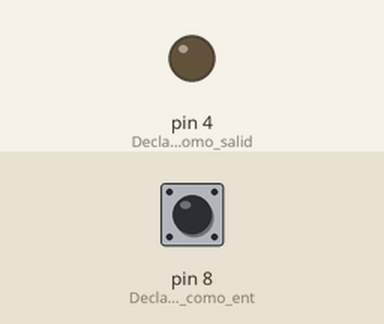
This sketch was run on a simulated Arduino Uno, built with avr-gcc and run on an emulated ATmega328P. On the bench: output pins drawn as LEDs (lit = HIGH). Inputs (shaded band) come from the test bench; at power-on: pin 8 (Declaro_el_boton_como_ent) LOW.

Above: at 1.2 s.
1.3 s: pin 8 (Declaro_el_boton_como_ent) pulled HIGH for 0.15 s
At 1.8 s:
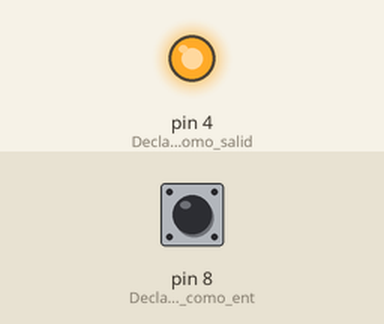
2.9 s: pin 8 (Declaro_el_boton_como_ent) pulled HIGH for 1 s
At 4.2 s:
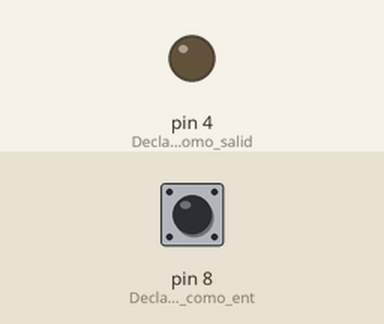
5.4 s: pin 8 (Declaro_el_boton_como_ent) pulled HIGH for 3.2 s
At 6.1 s:
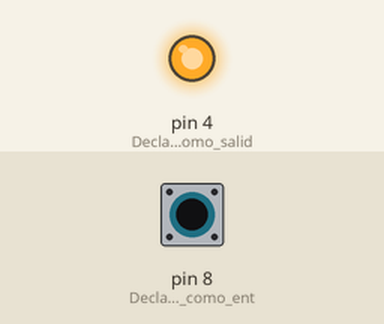
Timing chart, 0 to 8.4 s (numbered marks = the images above; inputs shaded):
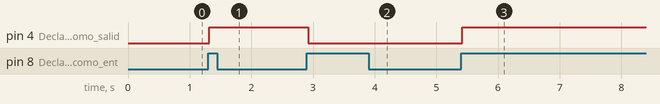

Measured:
- after the input at 1.3 s, pin 4 (Declaro_el_LED_como_salid): LOW → HIGH at once
- after the input at 2.9 s, pin 4 (Declaro_el_LED_como_salid): HIGH → LOW at once
- after the input at 5.4 s, pin 4 (Declaro_el_LED_como_salid): LOW → HIGH at once

The sketch:

LED_basico.ino
```cpp
// Parpadeo de LED

int estado = 0; // Guarda el estaso del boton
int salida = 0; //Guarda el estado anterior del boton
int estadoAnterior =0; //0 = LED está apagado, 1 = LED encendido

void setup() {
  pinMode(8, INPUT); // Declaro el boton como entrada
  pinMode(4, OUTPUT); // Declaro el LED como salida

}

void loop() {
  estado = digitalRead(8); // Leer el estado del boton

  if(estado==HIGH && estadoAnterior==LOW){ // Si estado esta en alto
    salida = 1 - salida; //
    delay(20);
  }

  estadoAnterior = estado; //Guarda el valor actual

  if(salida == 1){ // Si estado esta alto
    digitalWrite(4, HIGH); // Encendemos el LED
  }
  else{
    digitalWrite(4, LOW); // Apagamos el LED
  }

}
```
